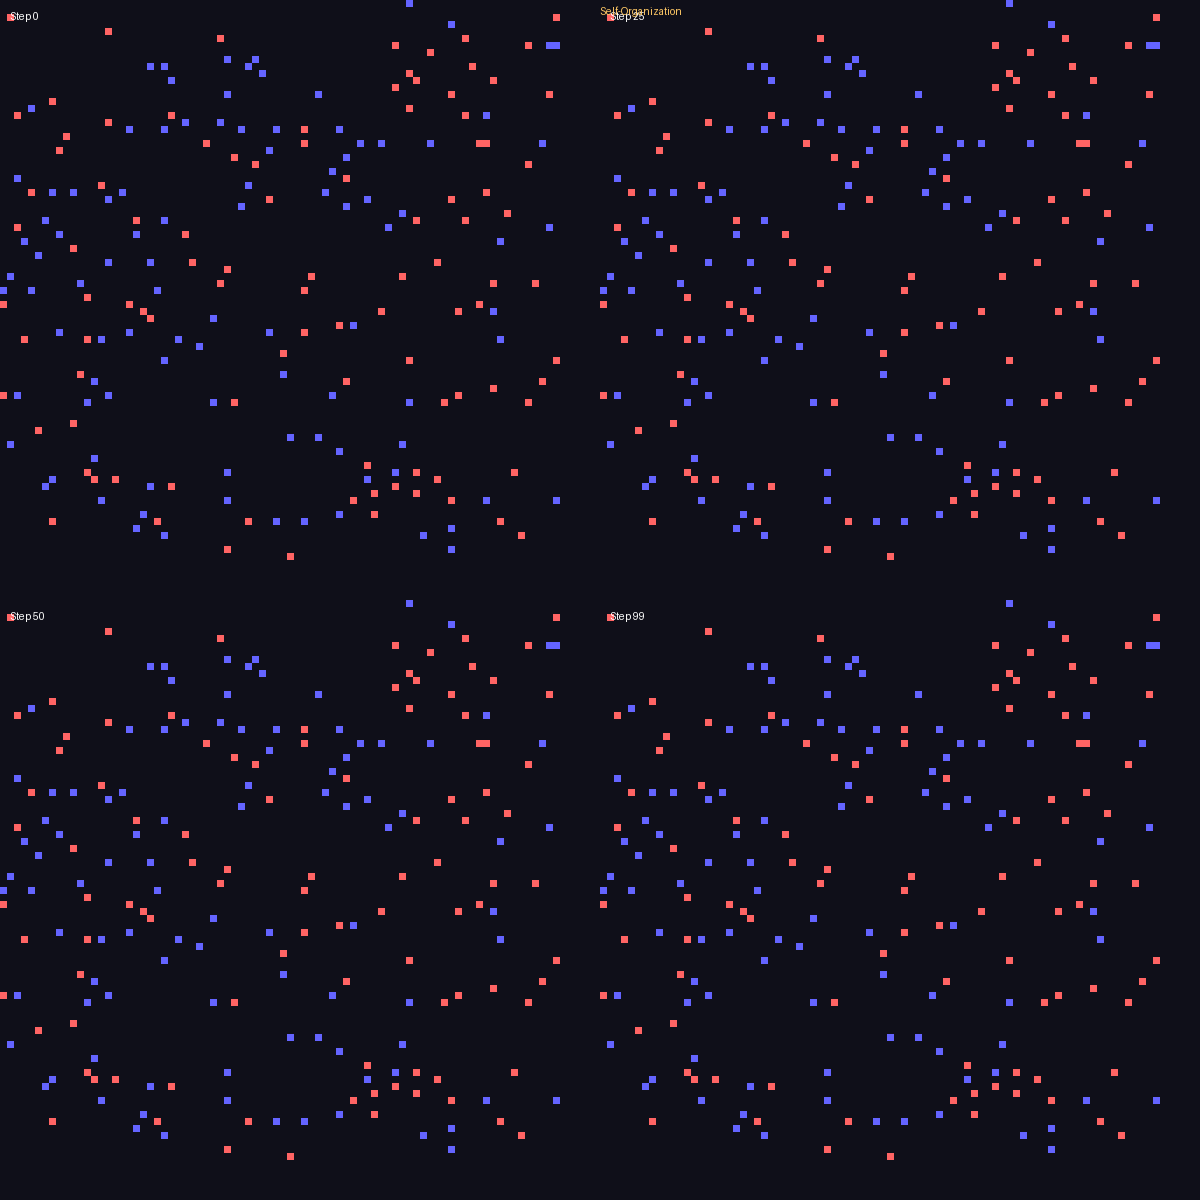

Generate this figure with Python:
"""
Self-Organization - 自组织

没有外部协调，系统自发形成有序结构
例：市场、语言、社会规范

本实验模拟简单的自组织排序
"""

import numpy as np
from PIL import Image, ImageDraw
import random

def self_sorting_particles(n=100, size=100, steps=200):
    """自组织排序：粒子自发分成两组"""
    # 初始化：两种粒子随机分布
    grid = np.zeros((size, size), dtype=int)  # 0=空, 1=A类, 2=B类
    positions = []
    
    for i in range(n):
        x, y = random.randint(0, size-1), random.randint(0, size-1)
        while grid[x, y] != 0:
            x, y = random.randint(0, size-1), random.randint(0, size-1)
        particle_type = 1 if i < n // 2 else 2
        grid[x, y] = particle_type
        positions.append((x, y, particle_type))
    
    history = []
    
    for step in range(steps):
        # 每个粒子尝试移动到更"舒服"的位置
        for idx, (x, y, ptype) in enumerate(positions):
            # 计算当前满意度（同类型邻居比例）
            neighbors = []
            for dx in [-1, 0, 1]:
                for dy in [-1, 0, 1]:
                    if dx == 0 and dy == 0:
                        continue
                    nx, ny = (x + dx) % size, (y + dy) % size
                    neighbors.append(grid[nx, ny])
            
            same_type = sum(1 for n in neighbors if n == ptype)
            total_neighbors = sum(1 for n in neighbors if n != 0)
            
            if total_neighbors == 0:
                satisfaction = 0.5
            else:
                satisfaction = same_type / total_neighbors
            
            # 如果不满意，尝试移动
            if satisfaction < 0.5:
                # 随机选择一个空位置
                new_x, new_y = random.randint(0, size-1), random.randint(0, size-1)
                attempts = 0
                while grid[new_x, new_y] != 0 and attempts < 20:
                    new_x, new_y = random.randint(0, size-1), random.randint(0, size-1)
                    attempts += 1
                
                if grid[new_x, new_y] == 0:
                    grid[x, y] = 0
                    grid[new_x, new_y] = ptype
                    positions[idx] = (new_x, new_y, ptype)
        
        history.append(grid.copy())
    
    return history

def visualize_self_organization(history, output_path):
    """可视化自组织过程"""
    frames = [0, len(history)//4, len(history)//2, len(history)-1]
    
    SIZE = 600
    img = Image.new('RGB', (SIZE * 2, SIZE * 2), (15, 15, 25))
    
    grid_size = history[0].shape[0]
    
    for idx, frame in enumerate(frames):
        grid = history[frame]
        row = idx // 2
        col = idx % 2
        
        panel_size = SIZE
        scale = panel_size // grid_size
        
        for i in range(grid_size):
            for j in range(grid_size):
                x = col * SIZE + j * scale
                y = row * SIZE + i * scale
                
                if grid[i, j] == 1:
                    color = (255, 100, 100)
                elif grid[i, j] == 2:
                    color = (100, 100, 255)
                else:
                    continue  # 跳过空格
                
                # 用矩形代替逐像素
                draw = ImageDraw.Draw(img)
                draw.rectangle([x, y, x+scale-1, y+scale-1], fill=color)
        
        draw = ImageDraw.Draw(img)
        draw.text((col * SIZE + 10, row * SIZE + 10), f"Step {frame}", fill=(255, 255, 255))
    
    draw = ImageDraw.Draw(img)
    draw.text((SIZE, 5), "Self-Organization", fill=(255, 200, 100))
    
    img.save(output_path)
    print(f'Saved: {output_path}')

if __name__ == '__main__':
    output_dir = r'C:\Users\许耀仁\.openclaw\workspace\experiments'
    
    print('=== Self-Organization ===')
    
    history = self_sorting_particles(n=200, size=80, steps=100)
    
    print(f'Initial: particles randomly distributed')
    print(f'Final: particles self-organized')
    
    visualize_self_organization(history, f'{output_dir}/self_organization.png')
    
    print('Done')
